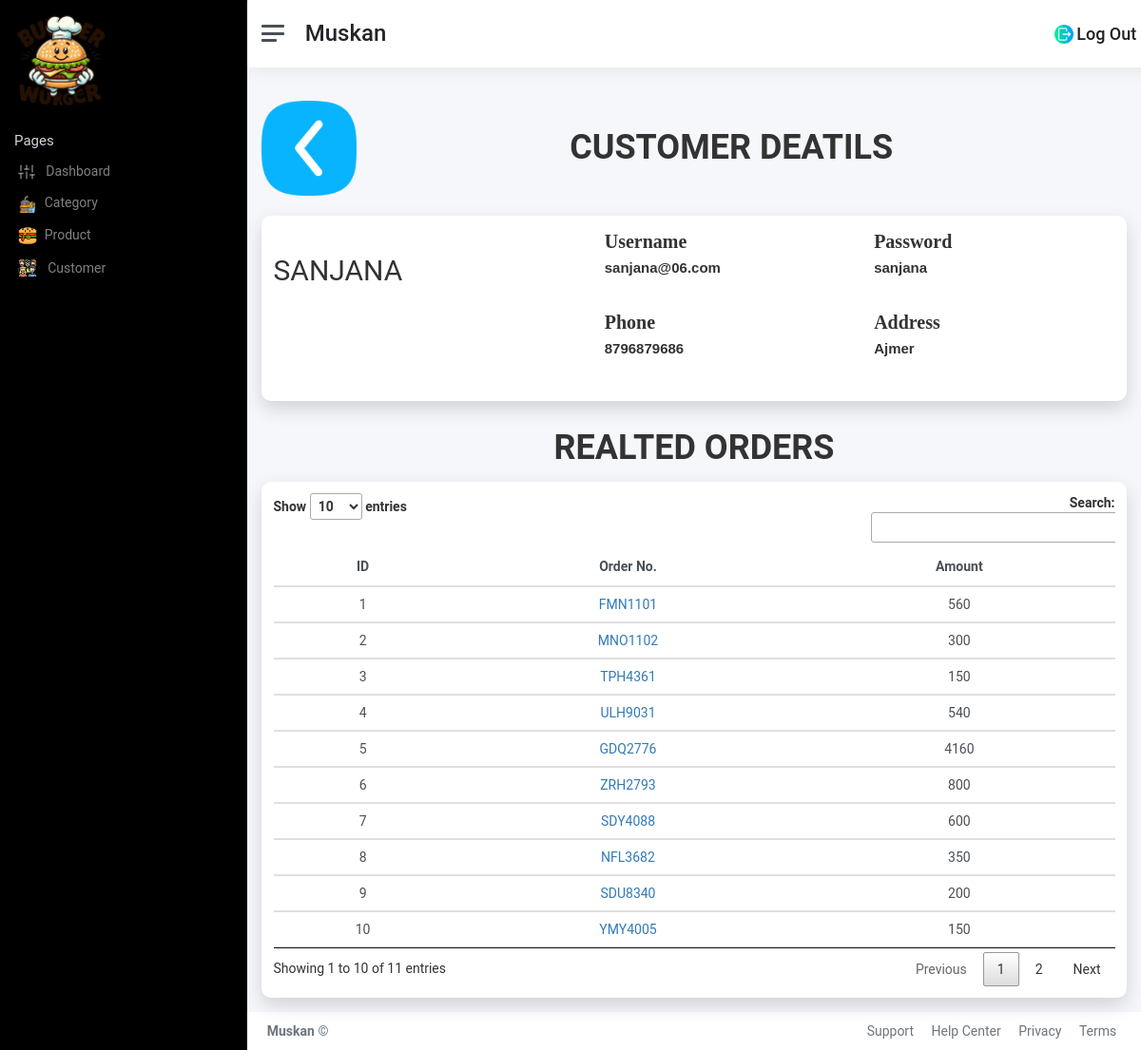
The page /admin/view/customerDetails.php?user_id=2 (signed in) on the database its author committed.
### tables this page shows
CREATE TABLE IF NOT EXISTS `users` (
  `id` int NOT NULL AUTO_INCREMENT,
  `name` varchar(50) NOT NULL,
  `username` varchar(50) NOT NULL,
  `password` varchar(20) NOT NULL,
  `phone` varchar(10) NOT NULL,
  `address` varchar(100) NOT NULL,
  `type` enum('customer','admin') NOT NULL DEFAULT 'customer',
  PRIMARY KEY (`id`)
);

CREATE TABLE IF NOT EXISTS `orders` (
  `id` int NOT NULL AUTO_INCREMENT,
  `order_no` varchar(7) NOT NULL,
  `user_id` int NOT NULL,
  PRIMARY KEY (`id`),
  KEY `order_to_user` (`user_id`)
);

### admin/model/customerModel.php (called while the page is built, shortened)
<?php
include('../../connection/config.php');
class CustomerModel
{
	public $config;
	public function __construct()
	{
		$con_obj = new Connection();
		$this->config = $con_obj->connect();
	}
	public function SearchOneCustomer($id)
	{
		$query = "select * from users where id=$id";
		$res=mysqli_query($this->config,$query);
		 $data=mysqli_fetch_assoc($res);
		if($data!=null){
			return $data;
		}
	}
	public function ShowOrders($id)
	{
		$query = "SELECT orders.id, orders.order_no, SUM(order_details.price) AS TotalAmount FROM orders INNER JOIN order_details ON orders.id = order_details.order_id INNER JOIN users ON orders.user_id = users.id INNER JOIN products ON order_details.product_id = products.id WHERE users.id = $id GROUP BY orders.id, orders.order_no;";
		$res=mysqli_query($this->config,$query);
		$data=[];
		while ($row = $res->fetch_array(MYSQLI_ASSOC)) {
		 	$data[]=$row;
		 }
		if($data!=null){
			return $data;
		}
	}
}
?>

### connection/config.php (called while the page is built, shortened)
<?php
class Connection
{
	public function connect()
	{
		$this->conn = mysqli_connect("localhost","root","","burgerwurger");
		return $this->conn;
	}
}
?>

### admin/controller/customerController.php (called while the page is built, shortened)
<?php
include("../model/customerModel.php");
class CustomerController
{
	public $cus;
	public function __construct()
	{
		$this->cus = new CustomerModel();
	}
	public function showOrder($id)
	{
		return $this->cus->ShowOrders($id);
	}
	public function searchCust($id)
	{
		return $this->cus->SearchOneCustomer($id);
	}
}
?>

### admin/view/customerDetails.php (the view, shortened to what this page needs)
<?php
    require_once('nav.php');
    require_once('../controller/customerController.php');
    $obj =  new CustomerController();
    $ans=$obj->searchCust($_REQUEST['user_id']);
    $order=$obj->showOrder($_REQUEST['user_id']);
?>
<div class="container-xl px-4 mt-4">
        <div class="row mb-4">
        <div class="col-md-2">
            <a  href="customer.php " >
                <img src="../attachment/icon_img/back.png" class="backButton img-fluid">
            </a>
        </div>
        <div class="col-md-9 d-flex align-items-center justify-content-center mt-5">
            <h1 class="title text-center ">Customer Deatils</h1>
        </div>
    </div>
    <div class="card card-2 mb-5">
                <div class="card-header title"><h2><?php echo $ans['name']; ?></h2></div>
                <div class="card-body mb-2">
                        <div class="row gx-3 mb-5">
                            <div class="col-md-6 ">
                                <label class="small mb-1 lb" >Username</label><br>
                                <label class="small mb-1 tx" ><?php echo $ans['username'] ?></label>
                            </div>
                            <div class="col-md-6">
                                <label class="small mb-1 lb" >Password</label><br>
                                <label class="small mb-1 tx" ><?php echo $ans['password'] ?></label>
                            </div>
                        </div>
                        <div class="row gx-3 mb-5">
                            <div class="col-md-6">
                                <label class="small mb-1 lb" >Phone</label><br>
                                <label class="small mb-1 tx" ><?php echo $ans['phone'] ?></label>
                            </div>
                            <div class="col-md-6">
                                <label class="small mb-1 lb" >Address</label><br>
                                <label class="small mb-1 tx" ><?php echo $ans['address'] ?></label>
                            </div>
                        </div>
                </div>
            </div>
        <div class="">
            <h1 class="text-center  title mb-4">Realted Orders</h1>
        </div>
        <div class="card card-2 mb-4 text-center">
            <div class="card-body">
                <div class="table-responsive">
        <table class="table  table-dashboard data-table " id="myTable">
          <thead class="bg-table ">
            <tr >
              <th class="text-center">ID</th>
              <th class="text-center">Order No.</th>
              <th class="text-center">Amount</th>
            </tr>
          </thead>
          <tbody class="bg-white">
            <?php
            if($order!=null){
                $i=1;
                foreach ($order as $key1 => $value1) { ?>
            <tr>
                <?php
                    foreach ($value1 as $key2 => $value2) {
                            if($key2=='id'){
                             echo"<td >".($i++)."</td>";
                            }
                            elseif ($key2 == 'order_no') {
                                        echo "<td><a href='orderDetails.php?order_id=" . $value1['id'] . "'> " . $value2 . " </a></td>";
                            }
                            else{
                                echo"   <td >".$value2."</td>";
                            }
                    }
                } } ?>
            </tr>
          </tbody>
        </table>
    </div>
                </div>
            </div>
</div>
<?php
    require('footer.php');
?>

### admin/assets/css/add_c2.css (style rules this page uses)
.row { display: -webkit-box; display: -webkit-flex; display: -moz-box; display: -ms-flexbox; display: flex; -webkit-flex-wrap: wrap; -ms-flex-wrap: wrap; flex-wrap: wrap; }
html { -webkit-box-sizing: border-box; -moz-box-sizing: border-box; box-sizing: border-box; }
* { padding: 0; margin: 0; }
*, *:before, *:after { -webkit-box-sizing: inherit; -moz-box-sizing: inherit; box-sizing: inherit; }
body, h1, h2, h3, h4, h5, h6, blockquote, p, pre, dl, dd, ol, ul, figure, hr, fieldset, legend { margin: 0; padding: 0; }
table { border-collapse: collapse; border-spacing: 0; }
body { font-family: "Roboto", "Arial", "Helvetica Neue", sans-serif; font-weight: 400; font-size: 14px; }
h1, h2, h3, h4, h5, h6 { font-weight: 400; }
h1 { font-size: 36px; }
h2 { font-size: 30px; }
.title { text-transform: uppercase; font-weight: 700; margin-bottom: 37px; }
.card { overflow: hidden; -webkit-border-radius: 3px; -moz-border-radius: 3px; border-radius: 3px; background: #fff; }
.card-2 { -webkit-box-shadow: 0px 8px 20px 0px rgba(0, 0, 0, 0.15); -moz-box-shadow: 0px 8px 20px 0px rgba(0, 0, 0, 0.15); box-shadow: 0px 8px 20px 0px rgba(0, 0, 0, 0.15); -webkit-border-radius: 10px; -moz-border-radius: 10px; border-radius: 10px; width: 100%; display: table; }
.card-2 .card-body { display: table-cell; }

### rows shown on the page
users: name "SANJANA", username "sanjana@06.com", password "sanjana", phone "8796879686", address "Ajmer"
orders: order_no "FMN1101", value2 "560"
orders: order_no "MNO1102", value2 "300"
orders: order_no "TPH4361", value2 "150"
orders: order_no "ULH9031", value2 "540"
orders: order_no "GDQ2776", value2 "4160"
orders: order_no "ZRH2793", value2 "800"
orders: order_no "SDY4088", value2 "600"
orders: order_no "NFL3682", value2 "350"
orders: order_no "SDU8340", value2 "200"
orders: order_no "YMY4005", value2 "150"

### other values the page prints
$_SESSION['name'] "Muskan"
